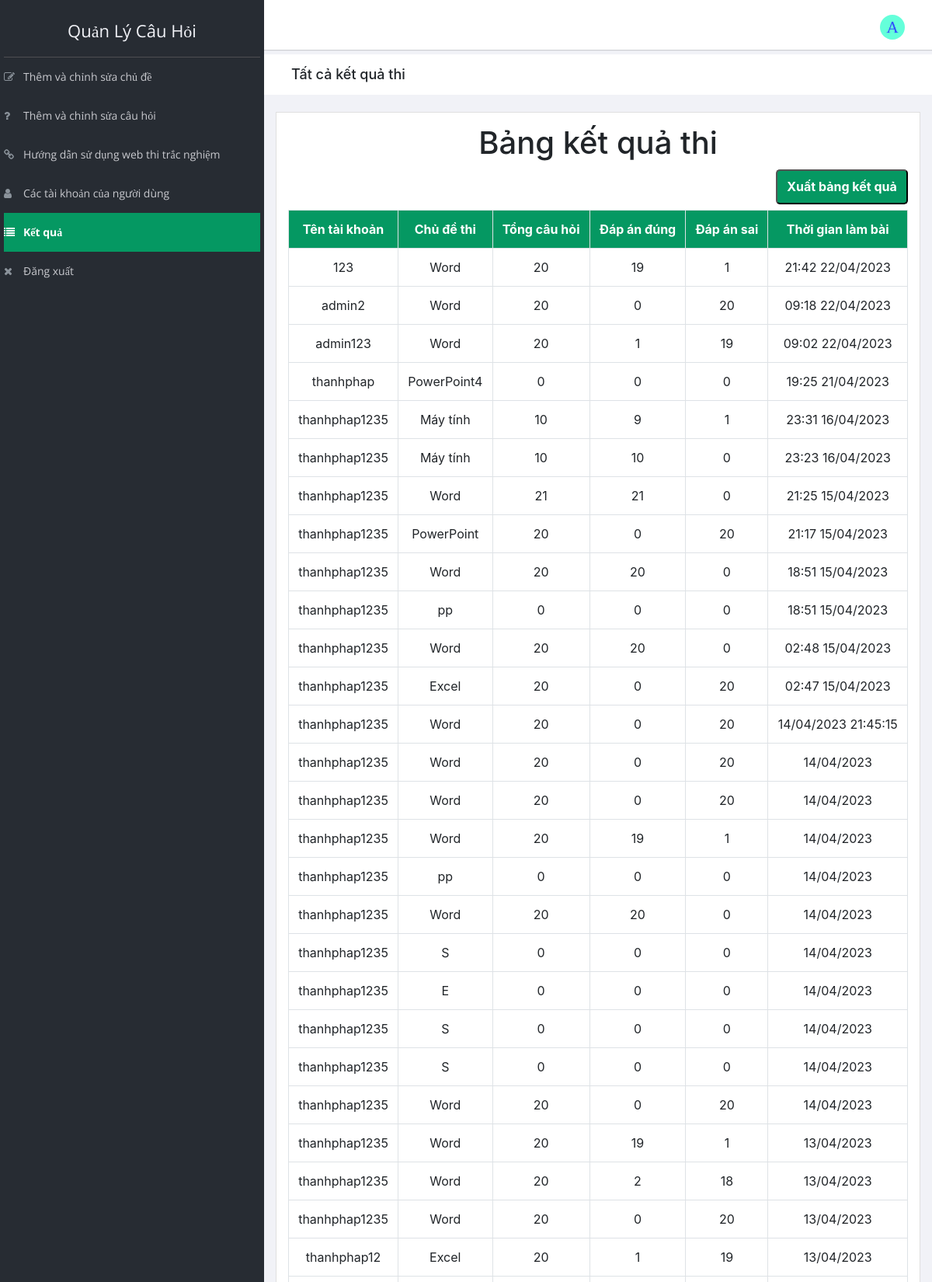
/admin/old_exam_results.php (signed in, upper part), run on the app's committed database.
### tables this page shows
CREATE TABLE `exam_results` (
  `id` int(5) NOT NULL,
  `username` varchar(100) NOT NULL,
  `exam_type` varchar(100) NOT NULL,
  `total_question` varchar(10) NOT NULL,
  `correct_answer` varchar(10) NOT NULL,
  `wrong_answer` varchar(10) NOT NULL,
  `exam_time` varchar(50) NOT NULL
);

### admin/old_exam_results.php (the view, shortened to what this page needs)
<?php
include "header_old_exam_results.php";
include "../connection.php";
    ?>
<div class="breadcrumbs">
    <div class="col-sm-4">
        <div class="page-header float-left">
            <div class="page-title">
                <h1>Tất cả kết quả thi</h1>
            </div>
        </div>
    </div>
</div>
<div class="content mt-3">
    <div class="animated fadeIn">
        <div class="row">
            <div class="col-lg-12">
                <div class="card">
                    <div class="card-body">
                        <center>
                            <h1 style="margin-bottom: 10px;">Bảng kết quả thi</h1>
                        </center>
                        <button onclick="location.href='export_pdf.php'">
                            <div class="button-text">Xuất bảng kết quả<div>
                        </button>
                        <?php
                        $res=mysqli_query($link,"select * from exam_results order by id desc");
                        $count=mysqli_num_rows($res);
                        if($count==0)
                        {
                            ?>
                        <center>
                            <h1>Không có kết quả nào</h1>
                        </center>
                        <?php
}
else{
    echo "<table class='table table-bordered'>";
    echo "<tr style='background-color:#059862; color:white;'>";
    echo "<th style='text-align:center;'>"; echo "Tên tài khoản"; echo "</th>";
    echo "<th style='text-align:center;'>"; echo "Chủ đề thi"; echo "</th>";
    echo "<th style='text-align:center;'>";echo "Tổng câu hỏi"; echo "</th>";
    echo "<th style='text-align:center;'>";echo "Đáp án đúng"; echo "</th>";
    echo "<th style='text-align:center;'>"; echo "Đáp án sai";echo "</th>";
    echo "<th style='text-align:center;'>"; echo "Thời gian làm bài";echo "</th>";
    echo "</tr>";
    while($row=mysqli_fetch_array($res))
    {
        echo "<tr>";
        echo "<td style='text-align:center;'>"; echo $row["username"]; echo "</td>";
        echo "<td style='text-align:center;'>"; echo $row["exam_type"]; echo "</td>";
        echo "<td style='text-align:center;'>";echo $row["total_question"]; echo "</td>";
        echo "<td style='text-align:center;'>";echo $row["correct_answer"]; echo "</td>";
        echo "<td style='text-align:center;'>"; echo $row["wrong_answer"];echo "</td>";
        echo "<td style='text-align:center;'>"; echo $row["exam_time"];echo "</td>";
        echo "</tr>";
    }
    echo "</table>";
}
?>
                    </div>
                </div>
            </div>
        </div>
    </div>
</div>

### admin/css/results_exam.css (style rules this page uses)
.button-text { color: #fff; font-weight: bold; }
button { border-radius: 5px; float: right; margin-bottom: 7px; background-color: #059862; height: 45px; width: 170px; }

### data on the page
exam_results: username "123", exam_type "Word", total_question "20", correct_answer "19", wrong_answer "1", exam_time "21:42 22/04/2023"
exam_results: username "admin2", exam_type "Word", total_question "20", correct_answer "0", wrong_answer "20", exam_time "09:18 22/04/2023"
exam_results: username "admin123", exam_type "Word", total_question "20", correct_answer "1", wrong_answer "19", exam_time "09:02 22/04/2023"
exam_results: username "thanhphap", exam_type "PowerPoint4", total_question "0", correct_answer "0", wrong_answer "0", exam_time "19:25 21/04/2023"
exam_results: username "thanhphap1235", exam_type "Máy tính", total_question "10", correct_answer "9", wrong_answer "1", exam_time "23:31 16/04/2023"
exam_results: username "thanhphap1235", exam_type "Máy tính", total_question "10", correct_answer "10", wrong_answer "0", exam_time "23:23 16/04/2023"
exam_results: username "thanhphap1235", exam_type "Word", total_question "21", correct_answer "21", wrong_answer "0", exam_time "21:25 15/04/2023"
exam_results: username "thanhphap1235", exam_type "PowerPoint", total_question "20", correct_answer "0", wrong_answer "20", exam_time "21:17 15/04/2023"
exam_results: username "thanhphap1235", exam_type "Word", total_question "20", correct_answer "20", wrong_answer "0", exam_time "18:51 15/04/2023"
exam_results: username "thanhphap1235", exam_type "pp", total_question "0", correct_answer "0", wrong_answer "0", exam_time "18:51 15/04/2023"
exam_results: username "thanhphap1235", exam_type "Word", total_question "20", correct_answer "20", wrong_answer "0", exam_time "02:48 15/04/2023"
exam_results: username "thanhphap1235", exam_type "Excel", total_question "20", correct_answer "0", wrong_answer "20", exam_time "02:47 15/04/2023"
exam_results: username "thanhphap1235", exam_type "Word", total_question "20", correct_answer "0", wrong_answer "20", exam_time "14/04/2023 21:45:15"
exam_results: username "thanhphap1235", exam_type "Word", total_question "20", correct_answer "0", wrong_answer "20", exam_time "14/04/2023"
exam_results: username "thanhphap1235", exam_type "Word", total_question "20", correct_answer "0", wrong_answer "20", exam_time "14/04/2023"
exam_results: username "thanhphap1235", exam_type "Word", total_question "20", correct_answer "19", wrong_answer "1", exam_time "14/04/2023"
exam_results: username "thanhphap1235", exam_type "pp", total_question "0", correct_answer "0", wrong_answer "0", exam_time "14/04/2023"
exam_results: username "thanhphap1235", exam_type "Word", total_question "20", correct_answer "20", wrong_answer "0", exam_time "14/04/2023"
exam_results: username "thanhphap1235", exam_type "S", total_question "0", correct_answer "0", wrong_answer "0", exam_time "14/04/2023"
exam_results: username "thanhphap1235", exam_type "E", total_question "0", correct_answer "0", wrong_answer "0", exam_time "14/04/2023"
exam_results: username "thanhphap1235", exam_type "S", total_question "0", correct_answer "0", wrong_answer "0", exam_time "14/04/2023"
exam_results: username "thanhphap1235", exam_type "S", total_question "0", correct_answer "0", wrong_answer "0", exam_time "14/04/2023"
exam_results: username "thanhphap1235", exam_type "Word", total_question "20", correct_answer "0", wrong_answer "20", exam_time "14/04/2023"
exam_results: username "thanhphap1235", exam_type "Word", total_question "20", correct_answer "19", wrong_answer "1", exam_time "13/04/2023"
exam_results: username "thanhphap1235", exam_type "Word", total_question "20", correct_answer "2", wrong_answer "18", exam_time "13/04/2023"
exam_results: username "thanhphap1235", exam_type "Word", total_question "20", correct_answer "0", wrong_answer "20", exam_time "13/04/2023"
exam_results: username "thanhphap12", exam_type "Excel", total_question "20", correct_answer "1", wrong_answer "19", exam_time "13/04/2023"
